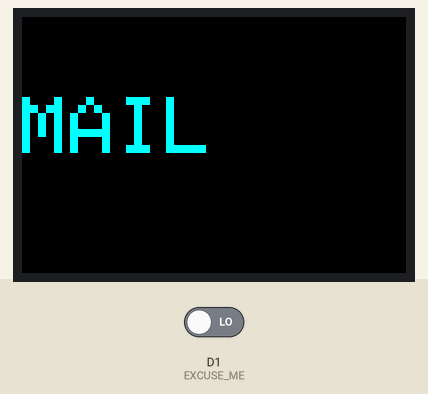
Recording of a sketch running on a simulated Arduino MKR. Shown: 96×64 colour display. The test bench sets the inputs (shaded band); at power-on: D1 (EXCUSE_ME) LOW. WiFi joins after 1.5 s; servers stay silent unless stated; no MQTT or app messages arrive unless stated; what the sketch prints to the serial monitor is not drawn.

Above: at 10.1 s.

The sketch:

ProjectDoor.ino
```cpp
// Définition of colors
#define BLACK 0x0000 //musta
#define BLUE 0x001F //sininen
#define RED 0xF800 //punainen
#define GREEN 0x07E0 //vihreä
#define SKY 0x07FF //vaaleansininen
#define PURPLE 0xF81F //violetti
#define ORANGE 0xFF00 //oranssi
#define YELLOW 0xFFE0 //keltainen
#define WHITE 0xFFFF //white

// Call libraries
#include <Adafruit_GFX.h>
#include <Adafruit_SSD1331.h>
#include <SPI.h>
#include <WiFi101.h>
#include <WiFiSSLClient.h>
#include <MQTTClient.h>

const int sck = 9;
const int mosi = 8;
const int cs = A3;
const int res = A2;
const int dc = A1;
bool onAndOff = false;

Adafruit_SSD1331 afficheur = Adafruit_SSD1331(cs, dc, mosi, sck, res); //création of object

// WLAN. PSA; When trying to get this to work on your network, change the SSID AND PASS!!!!
char ssid[] = "HAMKvisitor"; //  your network SSID (name)
char pass[] = "hamkvisitor";    // your network password (use for WPA)

//IBM Watson definitions for the Arduino.
//char *client_id = "d:<your Organization ID>:<your Device Type>:<your Device ID>
char *client_id = "d:pm8jn8:Arduino_MKR1000:AMKR1000";
char *user_id = "use-token-auth";   // telling that authentication will be done with token
char *authToken = "HomoSapiens3000"; // Your IBM Watson Authentication Token

//char *ibm_hostname = "<your-org-id.messaging.internetofthings.ibmcloud.com>" ;
char *ibm_hostname = "pm8jn8.messaging.internetofthings.ibmcloud.com";


WiFiClient net;
MQTTClient MQTTc;

unsigned long lastMillis = 0;


void setup()
{
  afficheur.begin(); // initialization of display objcet ;
  pinMode (1, INPUT); //EXCUSE ME, WHat is this????
  Serial.begin(9600); //Initilization of the serial monitor. Shows if you are connected to the IBM Cloud
  WiFi.begin(ssid, pass);
  Serial.println("Connected to WLAN");
  printWiFiStatus();

//Starts the MQTT broker and connects.

  MQTTc.begin(ibm_hostname, 1883, net);
  connect();

}


void loop()
{

MQTTc.loop();
if(millis() - lastMillis > 10000)
     {
        Serial.println(digitalRead(1));
         if(digitalRead(1) == 1 && onAndOff == false){
              afficheur.fillScreen(BLACK); // background screen in black
              afficheur.setTextColor(SKY); // color of text in cyan
              afficheur.setCursor(0,20); // cursor is in x=0 and y=15
              afficheur.setTextSize(2);
              afficheur.print("Waiting"); // display text
              onAndOff = true;
              delay(1000);
            }
          if (digitalRead(1) == 0)
            {
              afficheur.fillScreen(BLACK); // background screen in black
              afficheur.setTextColor(SKY); // color of text in cyan
              afficheur.setCursor(0,20); // cursor is in x=0 and y=15
              afficheur.setTextSize(2);

              afficheur.print("MAIL"); // display text

              delay(1000);
              }

              lastMillis = millis();


        //Publishes the values to IBM.
       MQTTc.publish("iot-2/evt/SensorsFromLab/fmt/json", "{\"name\":\"novittuoikeesti input value\",\"bpm\":" + String(digitalRead(1))+"}");

     }

}
//Connection establisment
void connect()
{
  Serial.print("checking WLAN...");
  while (WiFi.status() != WL_CONNECTED)
  {
    Serial.println("Connecting WLAN...  ");
    Serial.print(".");
    delay(500);
  }
   Serial.print("\nconnecting Watson with MQTT....");
  while (!MQTTc.connect(client_id,user_id,authToken))
  {
    Serial.println("Connecting mqtt broker...  ");
    Serial.print(".");
    delay(10000);
  }
  Serial.println("\nconnected!");
}


void printWiFiStatus()
{
  // print the SSID of the network you're attached to:
  Serial.print("SSID: ");
  Serial.println(WiFi.SSID());

  // print your WiFi shield's IP address:
  IPAddress ip = WiFi.localIP();
  Serial.print("IP Address: ");
  Serial.println(ip);
}
```
